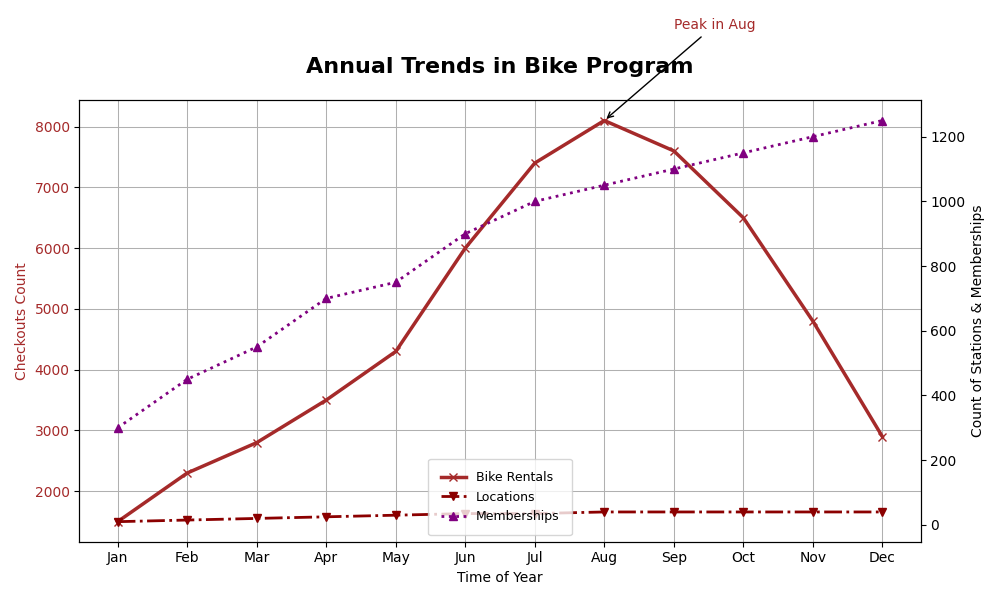

Source code (Python):
import matplotlib.pyplot as plt
import numpy as np

months = np.array(['Jan', 'Feb', 'Mar', 'Apr', 'May', 'Jun', 'Jul', 'Aug', 'Sep', 'Oct', 'Nov', 'Dec'])
checkouts = np.array([1500, 2300, 2800, 3500, 4300, 6000, 7400, 8100, 7600, 6500, 4800, 2900])
stations = np.array([10, 15, 20, 25, 30, 35, 35, 40, 40, 40, 40, 40])
subscriptions = np.array([300, 450, 550, 700, 750, 900, 1000, 1050, 1100, 1150, 1200, 1250])

fig, ax1 = plt.subplots(figsize=(10, 6))

ax1.plot(months, checkouts, color='brown', linestyle='-', marker='x', linewidth=2.5, label='Bike Rentals')
ax1.set_xlabel('Time of Year')
ax1.set_ylabel('Checkouts Count', color='brown')
ax1.tick_params(axis='y', labelcolor='brown')
ax1.set_title("Annual Trends in Bike Program", fontsize=16, fontweight='bold', pad=20)

ax2 = ax1.twinx()
ax2.plot(months, stations, color='darkred', linestyle='-.', marker='v', linewidth=2, label='Locations')
ax2.plot(months, subscriptions, color='purple', linestyle=':', marker='^', linewidth=2, label='Memberships')
ax2.set_ylabel('Count of Stations & Memberships', color='black')
ax2.tick_params(axis='y', labelcolor='black')

lines1, labels1 = ax1.get_legend_handles_labels()
lines2, labels2 = ax2.get_legend_handles_labels()
ax2.legend(lines1 + lines2, labels1 + labels2, loc='lower center', fontsize=9, borderpad=1)

max_checkouts_month = months[np.argmax(checkouts)]
max_checkouts_value = max(checkouts)
ax1.annotate(f'Peak in {max_checkouts_month}', 
             xy=(max_checkouts_month, max_checkouts_value), 
             xytext=(8, max_checkouts_value + 1500),
             arrowprops=dict(facecolor='brown', arrowstyle='->'), fontsize=10, color='brown')

ax1.grid(True, which='major', linestyle='-', linewidth=0.75)
ax2.grid(False)

plt.tight_layout()
plt.show()
